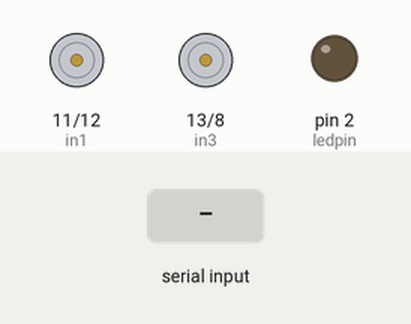
Bench run of a sketch on a simulated Arduino Uno, built with avr-gcc and run on an emulated ATmega328P. Parts: motor-driver pin pairs drawn as motors (green arrow = first pin HIGH = forward, orange = second pin HIGH = backward, longer = more drive, scaled by the enable pin), output pins drawn as LEDs (lit = HIGH). The inputs (shaded band) are chosen by the test bench. What the sketch prints to the serial monitor is not drawn.

Above: at 1.2 s.
1.3 s: "0" received over the second serial link
At 1.8 s:
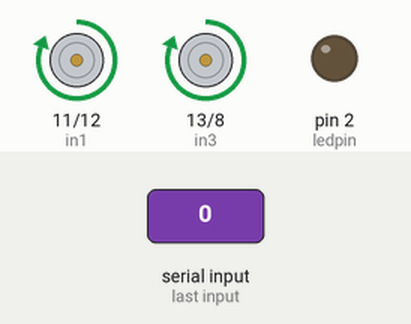
2.8 s: "1" received over the second serial link
At 4.0 s:
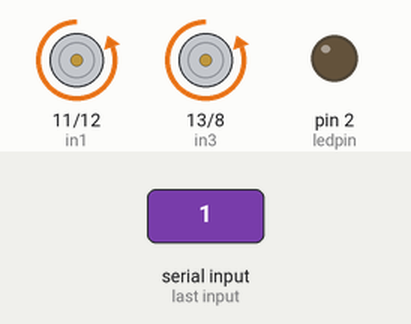
4.3 s: "2" received over the second serial link
At 5.3 s:
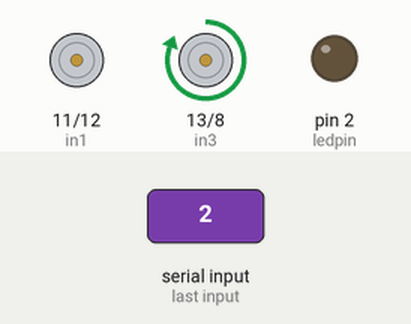
5.8 s: "3" received over the second serial link
At 6.4 s:
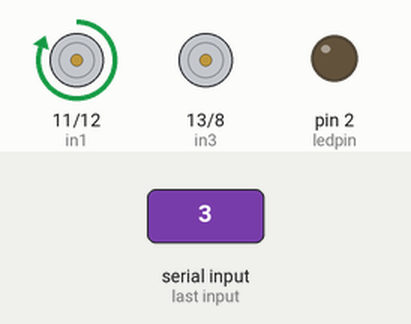
Timing chart, 0 to 8.3 s (numbered marks = the images above; inputs shaded):
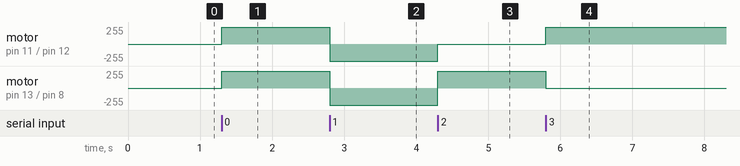

Measured:
- after the input at 1.3 s, motor on pin 11 (in1) / pin 12 (in2), motor on pin 13 (in3) / pin 8 (in4): stopped → forward 255/255 at once
- after the input at 2.8 s, motor on pin 11 (in1) / pin 12 (in2), motor on pin 13 (in3) / pin 8 (in4): forward 255/255 → backward 255/255 at once
- after the input at 4.3 s, motor on pin 11 (in1) / pin 12 (in2): backward 255/255 → stopped at once; motor on pin 13 (in3) / pin 8 (in4): backward 255/255 → forward 255/255 at once
- after the input at 5.8 s, motor on pin 11 (in1) / pin 12 (in2): stopped → forward 255/255 at once; motor on pin 13 (in3) / pin 8 (in4): forward 255/255 → stopped at once

The sketch:

sumo_robot.ino
```cpp
#include <SoftwareSerial.h>

const int RX_PIN = 10;
const int TX_PIN = 3;
const int BLUETOOTH_BAUD_RATE = 9600;

SoftwareSerial bluetooth(RX_PIN, TX_PIN);

// connect motor controller pins to Arduino digital pins
// motor one
int enA = 9;
int in1 = 11;
int in2 = 12;
// motor two
int enB = 5;
int in3 = 13;
int in4 = 8;

int speed1 = 255;
int speed2 = 255;

//SoftwareSerial mySerial(0, 1); // RX, TX
char val; // variable to receive data from the serial port
int ledpin = 2; // LED connected to pin 48 (on-board LED)
char val1;
void setup()
{


  // set all the motor control pins to outputs
  pinMode(enA, OUTPUT);
  pinMode(enB, OUTPUT);
  pinMode(in1, OUTPUT);
  pinMode(in2, OUTPUT);
  pinMode(in3, OUTPUT);
  pinMode(in4, OUTPUT);

  pinMode(ledpin, OUTPUT);  // pin 48 (on-board LED) as OUTPUT
  Serial.begin(9600);       // start serial communication at 9600bps
  bluetooth.begin(BLUETOOTH_BAUD_RATE);

  digitalWrite(in1, HIGH);
  digitalWrite(in2, LOW);
  // set speed to 200 out of possible range 0~255
  analogWrite(enA, speed1);
  // turn on motor B
  digitalWrite(in3, HIGH);
  digitalWrite(in4, LOW);
  // set speed to 200 out of possible range 0~255
  analogWrite(enB, speed2);
}

void loop()
{
    if (bluetooth.available()) {
      val1 = bluetooth.read();
      Serial.print(val1);
    }


  if(val1 == '0')
  {
    digitalWrite(in1, HIGH);//forward
    digitalWrite(in2, LOW);
    digitalWrite(in3, HIGH);
    digitalWrite(in4, LOW);

      speed1 = 255;
      speed2 = 255;
  }
  else if(val1 == '1')
  {
  digitalWrite(in1, LOW);//back
  digitalWrite(in2, HIGH);
  digitalWrite(in3, LOW);
  digitalWrite(in4, HIGH);

  speed1 = 255;
  speed2 = 255;
  }
  else if(val1 == '2')
  {
    digitalWrite(in1, HIGH);//left
    digitalWrite(in2, LOW);
    digitalWrite(in3, HIGH);
    digitalWrite(in4, LOW);

      speed1 = 0;
      speed2 = 255;
  }
  else if(val1 == '3')
  {
    digitalWrite(in1, HIGH);//right
    digitalWrite(in2, LOW);
    digitalWrite(in3, HIGH);
    digitalWrite(in4, LOW);

      speed1 = 255;
      speed2 = 0;
  }
  else
  {
  digitalWrite(in1, LOW);//stop
  digitalWrite(in2, LOW);
  digitalWrite(in3, LOW);
  digitalWrite(in4, LOW);
  speed1 = 255;
  speed2 = 255;
  }


   analogWrite(enA, speed1);
   analogWrite(enB, speed2);

}
```
